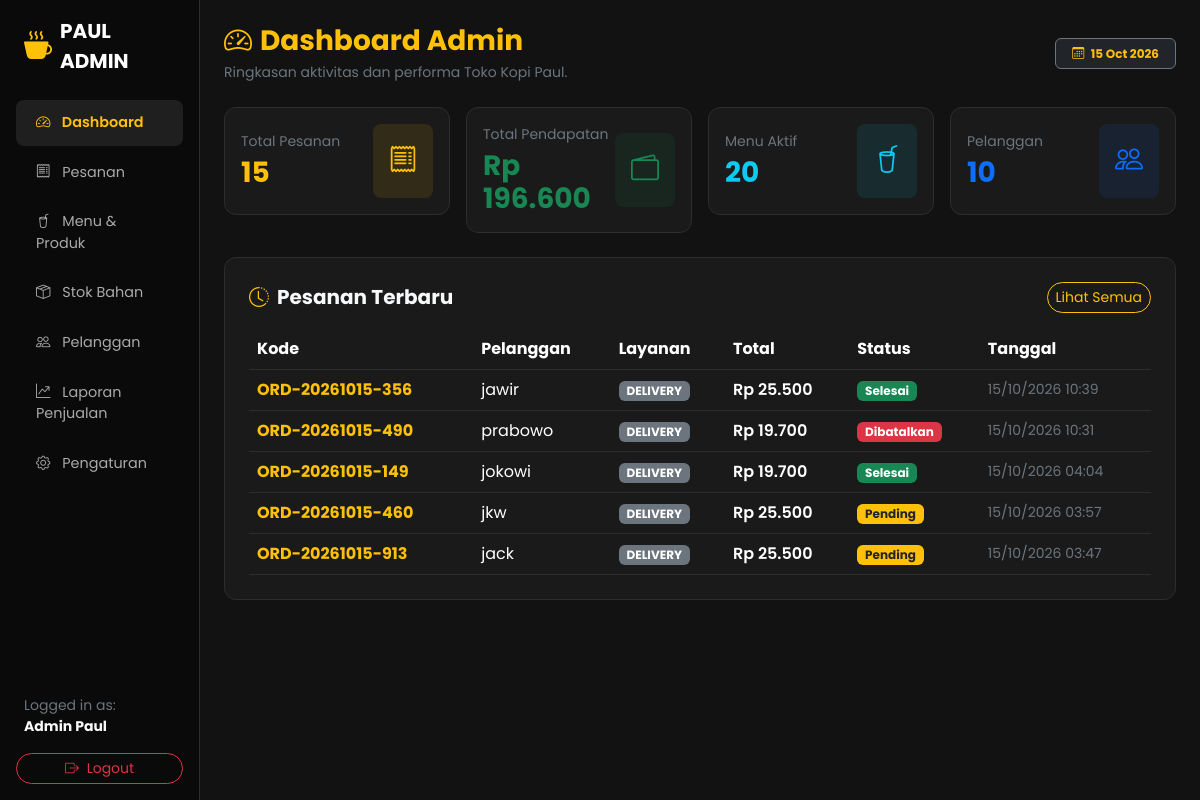
Page /admin/index.php (signed in) on the committed database.
### tables this page shows
CREATE TABLE `pesanan` (
  `id` int(11) NOT NULL,
  `kode_pesanan` varchar(20) NOT NULL,
  `id_pelanggan` int(11) DEFAULT NULL,
  `nama_pemesan` varchar(100) NOT NULL,
  `metode_layanan` enum('dine_in','delivery') NOT NULL,
  `whatsapp` varchar(20) DEFAULT NULL,
  `email` varchar(100) DEFAULT NULL,
  `alamat` text DEFAULT NULL,
  `metode_pembayaran` varchar(50) NOT NULL,
  `catatan` text DEFAULT NULL,
  `subtotal` int(11) NOT NULL,
  `biaya_ongkir` int(11) DEFAULT 0,
  `total_bayar` int(11) NOT NULL,
  `status` enum('Pending','Diproses','Selesai','Dibatalkan') DEFAULT 'Pending',
  `created_at` timestamp NOT NULL DEFAULT current_timestamp()
);

### config.php (called while the page is built, shortened)
<?php
if (!function_exists('formatRupiah')) {
    function formatRupiah($angka) {
        return "Rp " . number_format($angka, 0, ',', '.');
    }
}
?>

### admin/admin_modules/dashboard.php (the view, shortened to what this page needs)
<?php
$q_pesanan   = mysqli_query($conn, "SELECT COUNT(*) as total FROM pesanan");
$tot_pesanan = $q_pesanan ? mysqli_fetch_assoc($q_pesanan)['total'] : 0;
$q_omset     = mysqli_query($conn, "SELECT SUM(total_bayar) as omset FROM pesanan WHERE status = 'Selesai'");
$tot_omset   = $q_omset ? (mysqli_fetch_assoc($q_omset)['omset'] ?? 0) : 0;
$q_menu      = mysqli_query($conn, "SELECT COUNT(*) as total FROM menu");
$tot_menu    = $q_menu ? mysqli_fetch_assoc($q_menu)['total'] : 0;
$q_pelanggan = mysqli_query($conn, "SELECT COUNT(*) as total FROM pelanggan");
$tot_pelanggan = $q_pelanggan ? mysqli_fetch_assoc($q_pelanggan)['total'] : 0;
$pesanan_terbaru = mysqli_query($conn, "SELECT * FROM pesanan ORDER BY id DESC LIMIT 5");
?>
<div class="d-flex justify-content-between align-items-center mb-4">
    <div>
        <h3 class="fw-bold text-warning mb-1"><i class="bi bi-speedometer2 me-2"></i>Dashboard Admin</h3>
        <p class="text-secondary small mb-0">Ringkasan aktivitas dan performa Toko Kopi Paul.</p>
    </div>
    <span class="badge bg-dark border border-secondary px-3 py-2 text-warning"><i class="bi bi-calendar3 me-1"></i> <?= date('d M Y'); ?></span>
</div>
<div class="row g-3 mb-4">
    <div class="col-md-3">
        <div class="card card-custom p-3 text-light">
            <div class="d-flex justify-content-between align-items-center">
                <div>
                    <span class="text-secondary small d-block mb-1">Total Pesanan</span>
                    <h3 class="fw-bold mb-0 text-warning"><?= number_format($tot_pesanan); ?></h3>
                </div>
                <div class="bg-warning bg-opacity-10 p-3 rounded-3 text-warning">
                    <i class="bi bi-receipt fs-3"></i>
                </div>
            </div>
        </div>
    </div>
    <div class="col-md-3">
        <div class="card card-custom p-3 text-light">
            <div class="d-flex justify-content-between align-items-center">
                <div>
                    <span class="text-secondary small d-block mb-1">Total Pendapatan</span>
                    <h3 class="fw-bold mb-0 text-success"><?= formatRupiah($tot_omset); ?></h3>
                </div>
                <div class="bg-success bg-opacity-10 p-3 rounded-3 text-success">
                    <i class="bi bi-wallet2 fs-3"></i>
                </div>
            </div>
        </div>
    </div>
    <div class="col-md-3">
        <div class="card card-custom p-3 text-light">
            <div class="d-flex justify-content-between align-items-center">
                <div>
                    <span class="text-secondary small d-block mb-1">Menu Aktif</span>
                    <h3 class="fw-bold mb-0 text-info"><?= number_format($tot_menu); ?></h3>
                </div>
                <div class="bg-info bg-opacity-10 p-3 rounded-3 text-info">
                    <i class="bi bi-cup-straw fs-3"></i>
                </div>
            </div>
        </div>
    </div>
    <div class="col-md-3">
        <div class="card card-custom p-3 text-light">
            <div class="d-flex justify-content-between align-items-center">
                <div>
                    <span class="text-secondary small d-block mb-1">Pelanggan</span>
                    <h3 class="fw-bold mb-0 text-primary"><?= number_format($tot_pelanggan); ?></h3>
                </div>
                <div class="bg-primary bg-opacity-10 p-3 rounded-3 text-primary">
                    <i class="bi bi-people fs-3"></i>
                </div>
            </div>
        </div>
    </div>
</div>
<div class="card card-custom p-4">
    <div class="d-flex justify-content-between align-items-center mb-3">
        <h5 class="fw-bold text-light mb-0"><i class="bi bi-clock-history text-warning me-2"></i>Pesanan Terbaru</h5>
        <a href="index.php?page=pesanan" class="btn btn-outline-warning btn-sm rounded-pill">Lihat Semua</a>
    </div>
    <div class="table-responsive">
        <table class="table table-dark table-dark-custom align-middle mb-0">
            <thead>
                <tr class="text-secondary">
                    <th>Kode</th>
                    <th>Pelanggan</th>
                    <th>Layanan</th>
                    <th>Total</th>
                    <th>Status</th>
                    <th>Tanggal</th>
                </tr>
            </thead>
            <tbody>
                <?php if ($pesanan_terbaru && mysqli_num_rows($pesanan_terbaru) > 0): ?>
                    <?php while ($p = mysqli_fetch_assoc($pesanan_terbaru)): ?>
                        <tr>
                            <td class="fw-bold text-warning"><?= htmlspecialchars($p['kode_pesanan']); ?></td>
                            <td><?= htmlspecialchars($p['nama_pemesan']); ?></td>
                            <td><span class="badge bg-secondary"><?= strtoupper($p['metode_layanan']); ?></span></td>
                            <td class="fw-semibold"><?= formatRupiah($p['total_bayar']); ?></td>
                            <td>
                                <?php
                                $badge = 'bg-warning text-dark';
                                if ($p['status'] == 'Selesai') $badge = 'bg-success';
                                if ($p['status'] == 'Dibatalkan') $badge = 'bg-danger';
                                ?>
                                <span class="badge <?= $badge; ?>"><?= $p['status']; ?></span>
                            </td>
                            <td class="small text-secondary"><?= date('d/m/Y H:i', strtotime($p['created_at'])); ?></td>
                        </tr>
                    <?php endwhile; ?>
                <?php else: ?>
                    <tr>
                        <td colspan="6" class="text-center text-secondary py-4">Belum ada pesanan masuk.</td>
                    </tr>
                <?php endif; ?>
            </tbody>
        </table>
    </div>
</div>

### admin/index.php (style rules this page uses)
body { font-family: 'Poppins', sans-serif; background-color: #121212; color: #f8f9fa; }
.card-custom { background-color: #1a1a1a; border: 1px solid #2d2d2d; border-radius: 12px; }
.table-dark-custom { --bs-table-bg: #1a1a1a; --bs-table-border-color: #2d2d2d; }

### rows in the picture
pesanan: kode_pesanan "ORD-20261015-356", nama_pemesan "jawir", metode_layanan "DELIVERY", total_bayar "Rp 25.500", status "Selesai", created_at "15/10/2026 10:39"
pesanan: kode_pesanan "ORD-20261015-490", nama_pemesan "prabowo", metode_layanan "DELIVERY", total_bayar "Rp 19.700", status "Dibatalkan", created_at "15/10/2026 10:31"
pesanan: kode_pesanan "ORD-20261015-149", nama_pemesan "jokowi", metode_layanan "DELIVERY", total_bayar "Rp 19.700", status "Selesai", created_at "15/10/2026 04:04"
pesanan: kode_pesanan "ORD-20261015-460", nama_pemesan "jkw", metode_layanan "DELIVERY", total_bayar "Rp 25.500", status "Pending", created_at "15/10/2026 03:57"
pesanan: kode_pesanan "ORD-20261015-913", nama_pemesan "jack", metode_layanan "DELIVERY", total_bayar "Rp 25.500", status "Pending", created_at "15/10/2026 03:47"

### other values in the picture
$_SESSION['admin_nama'] "Admin Paul"
$tot_pesanan "15"
formatRupiah($tot_omset) "Rp 196.600"
$tot_menu "20"
$tot_pelanggan "10"
